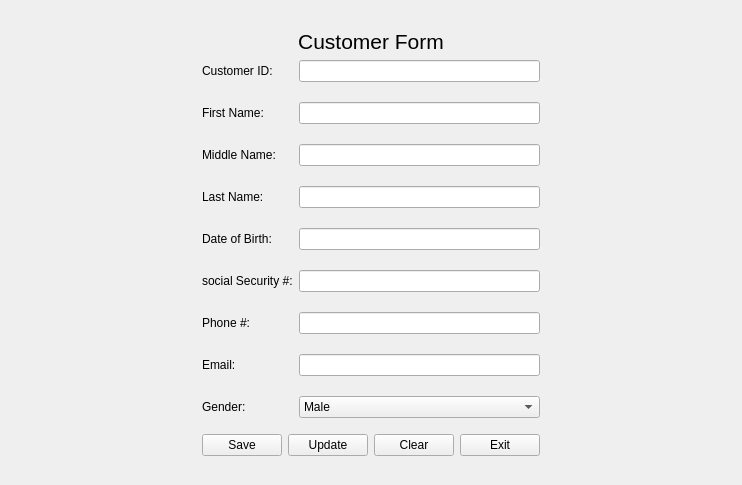
      <widget class="QWidget" name="customers">
       <layout class="QGridLayout" name="gridLayout_2">
        <item row="0" column="1">
         <spacer name="verticalSpacer_3">
          <property name="orientation">
           <enum>Qt::Vertical</enum>
          </property>
          <property name="sizeHint" stdset="0">
           <size>
            <width>20</width>
            <height>18</height>
           </size>
          </property>
         </spacer>
        </item>
        <item row="1" column="0">
         <spacer name="horizontalSpacer_10">
          <property name="orientation">
           <enum>Qt::Horizontal</enum>
          </property>
          <property name="sizeHint" stdset="0">
           <size>
            <width>191</width>
            <height>20</height>
           </size>
          </property>
         </spacer>
        </item>
        <item row="1" column="1">
         <layout class="QVBoxLayout" name="verticalLayout_9">
          <item>
           <widget class="QLabel" name="label_12">
            <property name="font">
             <font>
              <pointsize>16</pointsize>
              <weight>50</weight>
              <bold>false</bold>
             </font>
            </property>
            <property name="text">
             <string>Customer Form</string>
            </property>
            <property name="alignment">
             <set>Qt::AlignCenter</set>
            </property>
           </widget>
          </item>
          <item>
           <layout class="QFormLayout" name="formLayout_2">
            <property name="verticalSpacing">
             <number>20</number>
            </property>
            <item row="0" column="0">
             <widget class="QLabel" name="customerIDTag">
              <property name="text">
               <string>Customer ID:</string>
              </property>
             </widget>
            </item>
            <item row="1" column="0">
             <widget class="QLabel" name="customerFnameTag">
              <property name="text">
               <string>First Name:</string>
              </property>
             </widget>
            </item>
            <item row="2" column="0">
             <widget class="QLabel" name="customerSNameTag">
              <property name="text">
               <string>Middle Name:</string>
              </property>
             </widget>
            </item>
            <item row="8" column="0">
             <widget class="QLabel" name="customerGenderTag">
              <property name="text">
               <string>Gender:</string>
              </property>
             </widget>
            </item>
            <item row="5" column="0">
             <widget class="QLabel" name="customerSocialTag">
              <property name="text">
               <string>social Security #:</string>
              </property>
             </widget>
            </item>
            <item row="3" column="0">
             <widget class="QLabel" name="customerLNameTag">
              <property name="text">
               <string>Last Name:</string>
              </property>
             </widget>
            </item>
            <item row="4" column="0">
             <widget class="QLabel" name="customerDOBTag">
              <property name="text">
               <string>Date of Birth:</string>
              </property>
             </widget>
            </item>
            <item row="6" column="0">
             <widget class="QLabel" name="customerPhoneTag">
              <property name="text">
               <string>Phone #:</string>
              </property>
             </widget>
            </item>
            <item row="7" column="0">
             <widget class="QLabel" name="customerEmailTag">
              <property name="text">
               <string>Email:</string>
              </property>
             </widget>
            </item>
            <item row="0" column="1">
             <widget class="QLineEdit" name="custID"/>
            </item>
            <item row="1" column="1">
             <widget class="QLineEdit" name="customerFName"/>
            </item>
            <item row="2" column="1">
             <widget class="QLineEdit" name="customerSName"/>
            </item>
            <item row="3" column="1">
             <widget class="QLineEdit" name="customerLName"/>
            </item>
            <item row="4" column="1">
             <widget class="QLineEdit" name="customerDOB"/>
            </item>
            <item row="5" column="1">
             <widget class="QLineEdit" name="customerSocial"/>
            </item>
            <item row="6" column="1">
             <widget class="QLineEdit" name="customerPhone1"/>
            </item>
            <item row="7" column="1">
             <widget class="QLineEdit" name="customerEmail"/>
            </item>
            <item row="8" column="1">
             <widget class="QComboBox" name="customerGender">
              <item>
               <property name="text">
                <string>Male</string>
               </property>
              </item>
              <item>
               <property name="text">
                <string>Female</string>
               </property>
              </item>
             </widget>
            </item>
           </layout>
          </item>
          <item>
           <layout class="QHBoxLayout" name="horizontalLayout_12">
            <property name="topMargin">
             <number>10</number>
            </property>
            <item>
             <widget class="QPushButton" name="CustomerSubmit">
              <property name="text">
               <string>Save</string>
              </property>
             </widget>
            </item>
            <item>
             <widget class="QPushButton" name="customerUpdateButton">
              <property name="text">
               <string>Update</string>
              </property>
             </widget>
            </item>
            <item>
             <widget class="QPushButton" name="CustomerClear">
              <property name="text">
               <string>Clear</string>
              </property>
             </widget>
            </item>
            <item>
             <widget class="QPushButton" name="CustomerClose">
              <property name="text">
               <string>Exit</string>
              </property>
             </widget>
            </item>
           </layout>
          </item>
         </layout>
        </item>
        <item row="2" column="1">
         <spacer name="verticalSpacer_4">
          <property name="orientation">
           <enum>Qt::Vertical</enum>
          </property>
          <property name="sizeHint" stdset="0">
           <size>
            <width>20</width>
            <height>18</height>
           </size>
          </property>
         </spacer>
        </item>
        <item row="1" column="2">
         <spacer name="horizontalSpacer_11">
          <property name="orientation">
           <enum>Qt::Horizontal</enum>
          </property>
          <property name="sizeHint" stdset="0">
           <size>
            <width>191</width>
            <height>20</height>
           </size>
          </property>
         </spacer>
        </item>
       </layout>
      </widget>
